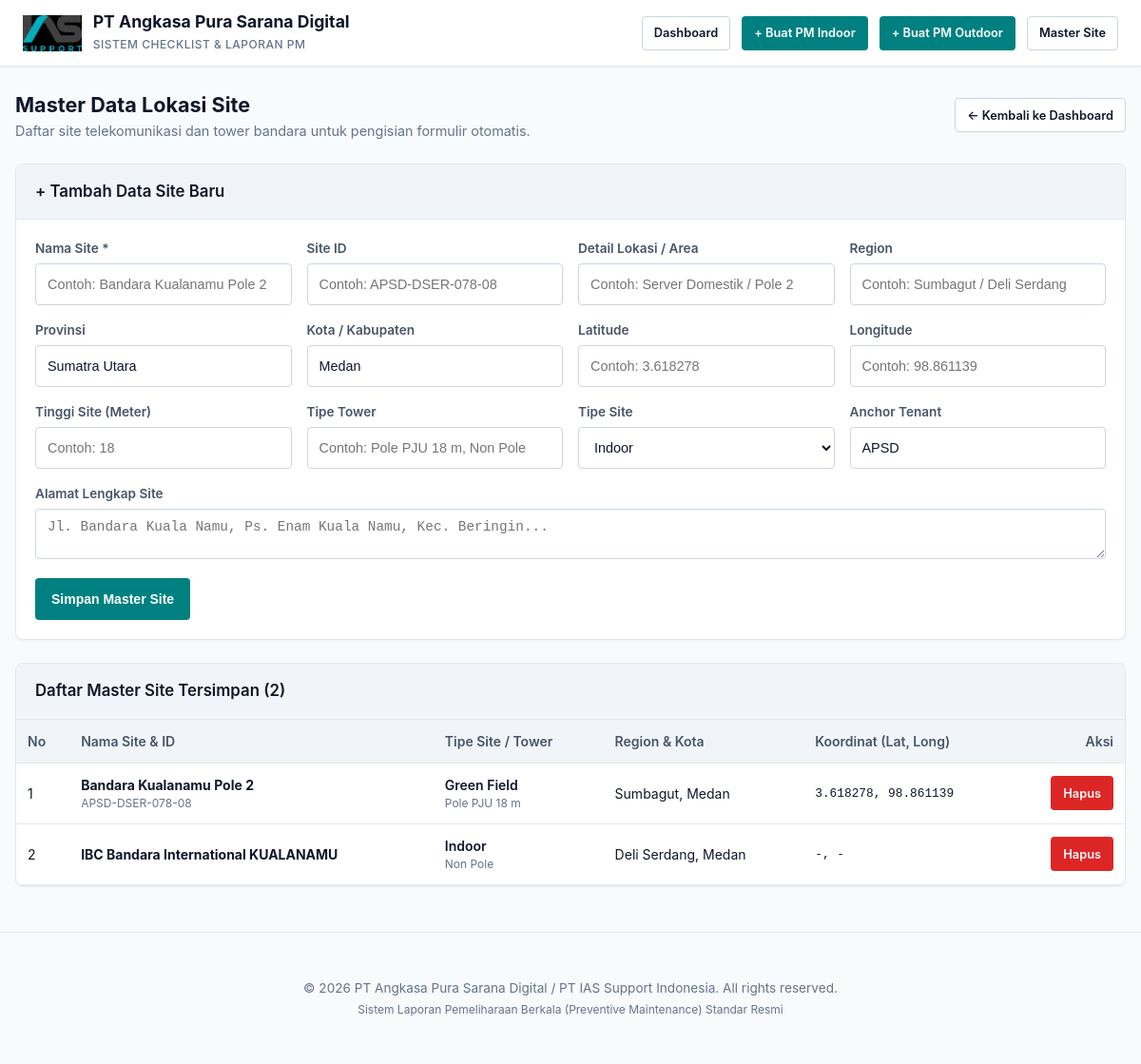
/sites.php, run on the app's committed database.
### tables this page shows
CREATE TABLE sites (
            id INTEGER PRIMARY KEY AUTOINCREMENT,
            site_id_str VARCHAR(100) NULL,
            site_name VARCHAR(255) NOT NULL,
            location_detail VARCHAR(255) NULL,
            region VARCHAR(100) NULL,
            province VARCHAR(100) NULL,
            city VARCHAR(100) NULL,
            address TEXT NULL,
            latitude VARCHAR(50) NULL,
            longitude VARCHAR(50) NULL,
            site_height VARCHAR(50) NULL,
            tower_type VARCHAR(100) NULL,
            site_type VARCHAR(100) NULL,
            anchor_tenant VARCHAR(100) DEFAULT 'APSD',
            total_tenant INTEGER DEFAULT 1,
            created_at DATETIME DEFAULT CURRENT_TIMESTAMP
        );

### sites.php (the view, shortened to what this page needs)
<?php
$pdo = get_db_connection();
$sites = $pdo->query("SELECT * FROM sites ORDER BY id DESC")->fetchAll();
include __DIR__ . '/includes/header.php';
?>
<main class="container">
  <div style="display: flex; justify-content: space-between; align-items: center; margin-bottom: 1.5rem; flex-wrap: wrap; gap: 1rem;">
    <div>
      <h2 style="font-size: 1.35rem; font-weight: 700;">Master Data Lokasi Site</h2>
      <p style="color: var(--text-subtle); font-size: 0.9rem;">Daftar site telekomunikasi dan tower bandara untuk pengisian formulir otomatis.</p>
    </div>
    <a href="index.php" class="btn btn-secondary btn-sm">&larr; Kembali ke Dashboard</a>
  </div>
  <div class="card">
    <div class="card-header">
      <h3 class="card-title">+ Tambah Data Site Baru</h3>
    </div>
    <div class="card-body">
      <form action="sites.php" method="POST">
        <div class="form-grid" style="margin-bottom: 1rem;">
          <div class="form-group">
            <label class="form-label">Nama Site *</label>
            <input type="text" name="site_name" class="form-control" placeholder="Contoh: Bandara Kualanamu Pole 2" required>
          </div>
          <div class="form-group">
            <label class="form-label">Site ID</label>
            <input type="text" name="site_id_str" class="form-control" placeholder="Contoh: APSD-DSER-078-08">
          </div>
          <div class="form-group">
            <label class="form-label">Detail Lokasi / Area</label>
            <input type="text" name="location_detail" class="form-control" placeholder="Contoh: Server Domestik / Pole 2">
          </div>
          <div class="form-group">
            <label class="form-label">Region</label>
            <input type="text" name="region" class="form-control" placeholder="Contoh: Sumbagut / Deli Serdang">
          </div>
          <div class="form-group">
            <label class="form-label">Provinsi</label>
            <input type="text" name="province" class="form-control" value="Sumatra Utara">
          </div>
          <div class="form-group">
            <label class="form-label">Kota / Kabupaten</label>
            <input type="text" name="city" class="form-control" value="Medan">
          </div>
          <div class="form-group">
            <label class="form-label">Latitude</label>
            <input type="text" name="latitude" class="form-control" placeholder="Contoh: 3.618278">
          </div>
          <div class="form-group">
            <label class="form-label">Longitude</label>
            <input type="text" name="longitude" class="form-control" placeholder="Contoh: 98.861139">
          </div>
          <div class="form-group">
            <label class="form-label">Tinggi Site (Meter)</label>
            <input type="text" name="site_height" class="form-control" placeholder="Contoh: 18">
          </div>
          <div class="form-group">
            <label class="form-label">Tipe Tower</label>
            <input type="text" name="tower_type" class="form-control" placeholder="Contoh: Pole PJU 18 m, Non Pole">
          </div>
          <div class="form-group">
            <label class="form-label">Tipe Site</label>
            <select name="site_type" class="form-control">
              <option value="Indoor">Indoor</option>
            </select>
          </div>
          <div class="form-group">
            <label class="form-label">Anchor Tenant</label>
            <input type="text" name="anchor_tenant" class="form-control" value="APSD">
          </div>
        </div>
        <div class="form-group" style="margin-bottom: 1.25rem;">
          <label class="form-label">Alamat Lengkap Site</label>
          <textarea name="address" class="form-control" rows="2" placeholder="Jl. Bandara Kuala Namu, Ps. Enam Kuala Namu, Kec. Beringin..."></textarea>
        </div>
        <button type="submit" class="btn btn-primary">Simpan Master Site</button>
      </form>
    </div>
  </div>
  <div class="card">
    <div class="card-header">
      <h3 class="card-title">Daftar Master Site Tersimpan (<?= count($sites) ?>)</h3>
    </div>
    <div class="card-body" style="padding: 0; overflow-x: auto;">
      <table class="checklist-table">
        <thead>
          <tr>
            <th>No</th>
            <th>Nama Site & ID</th>
            <th>Tipe Site / Tower</th>
            <th>Region & Kota</th>
            <th>Koordinat (Lat, Long)</th>
            <th style="text-align: right;">Aksi</th>
          </tr>
        </thead>
        <tbody>
          <?php foreach ($sites as $idx => $s): ?>
            <tr>
              <td><?= $idx + 1 ?></td>
              <td>
                <strong><?= htmlspecialchars($s['site_name']) ?></strong>
                <?php if (!empty($s['site_id_str'])): ?>
                  <span style="display: block; font-size: 0.75rem; color: var(--text-subtle);"><?= htmlspecialchars($s['site_id_str']) ?></span>
                <?php endif; ?>
              </td>
              <td>
                <span style="font-weight: 600;"><?= htmlspecialchars($s['site_type'] ?: '-') ?></span>
                <div style="font-size: 0.75rem; color: var(--text-subtle);"><?= htmlspecialchars($s['tower_type'] ?: '-') ?></div>
              </td>
              <td>
                <?= htmlspecialchars($s['region'] ?: '-') ?>, <?= htmlspecialchars($s['city'] ?: '-') ?>
              </td>
              <td style="font-size: 0.8rem; font-family: monospace;">
                <?= htmlspecialchars($s['latitude'] ?: '-') ?>, <?= htmlspecialchars($s['longitude'] ?: '-') ?>
              </td>
              <td style="text-align: right;">
                <a href="sites.php?delete=<?= $s['id'] ?>" onclick="return confirm('Hapus site ini?');" class="btn btn-danger btn-sm">
                  Hapus
                </a>
              </td>
            </tr>
          <?php endforeach; ?>
        </tbody>
      </table>
    </div>
  </div>
</main>
<?php include __DIR__ . '/includes/footer.php'; ?>

### assets/css/app.css (style rules this page uses)
:root { --primary: #008080; --primary-hover: #006666; --primary-subtle: #e6f3f3; --primary-border: #99cccc; --secondary: #0284c7; --secondary-hover: #0369a1; --telkomsel: #e11424; --telkomsel-subtle: #fee2e2; --bg-main: #f8fafc; --bg-card: #ffffff; --bg-alt: #f1f5f9; --border: #e2e8f0; --border-strong: #cbd5e1; --text-main: #0f172a; --text-muted: #475569; --text-subtle: #64748b; --status-ok: #059669; --status-ok-bg: #ecfdf5; --status-ok-border: #a7f3d0; --status-nok: #dc2626; --status-nok-bg: #fef2f2; --status-nok-border: #fecaca; --status-na: #64748b; --status-na-bg: #f1f5f9; --status-na-border: #cbd5e1; --radius-sm: 4px; --radius-md: 8px; --radius-lg: 12px; --shadow-sm: 0 1px 2px 0 rgba(0, 0, 0, 0.05); --shadow-md: 0 4px 6px -1px rgba(0, 0, 0, 0.08), 0 2px 4px -1px rgba(0, 0, 0, 0.04); }
* { box-sizing: border-box; margin: 0; padding: 0; }
body { font-family: -apple-system, BlinkMacSystemFont, "Segoe UI", Roboto, "Helvetica Neue", Arial, sans-serif; background-color: var(--bg-main); color: var(--text-main); line-height: 1.5; -webkit-font-smoothing: antialiased; }
.container { max-width: 1200px; margin: 1.5rem auto; padding: 0 1rem; }
.card { background: var(--bg-card); border: 1px solid var(--border); border-radius: var(--radius-md); box-shadow: var(--shadow-sm); margin-bottom: 1.5rem; overflow: hidden; }
.card-header { padding: 1rem 1.25rem; border-bottom: 1px solid var(--border); background: var(--bg-alt); display: flex; align-items: center; justify-content: space-between; gap: 1rem; }
.card-title { font-size: 1.05rem; font-weight: 600; color: var(--text-main); }
.card-body { padding: 1.25rem; }
.btn { display: inline-flex; align-items: center; justify-content: center; gap: 0.5rem; font-size: 0.875rem; font-weight: 600; padding: 0.55rem 1rem; border-radius: var(--radius-sm); border: 1px solid transparent; cursor: pointer; text-decoration: none; min-height: 44px; transition: background-color 0.15s ease, border-color 0.15s ease, box-shadow 0.15s ease; }
.btn-primary { background-color: var(--primary); color: #ffffff; }
.btn-secondary { background-color: var(--bg-card); border-color: var(--border-strong); color: var(--text-main); }
.btn-sm { min-height: 36px; padding: 0.35rem 0.75rem; font-size: 0.8rem; }
.btn-danger { background-color: var(--status-nok); color: #ffffff; }
.form-grid { display: grid; grid-template-columns: repeat(auto-fit, minmax(260px, 1fr)); gap: 1rem; }
.form-group { display: flex; flex-direction: column; gap: 0.35rem; }
.form-label { font-size: 0.85rem; font-weight: 600; color: var(--text-muted); }
.form-control { font-size: 0.9rem; padding: 0.6rem 0.75rem; border: 1px solid var(--border-strong); border-radius: var(--radius-sm); background-color: #ffffff; color: var(--text-main); min-height: 44px; width: 100%; }
.checklist-table { width: 100%; border-collapse: collapse; font-size: 0.875rem; }
.checklist-table th, .checklist-table td { padding: 0.75rem; border-bottom: 1px solid var(--border); text-align: left; vertical-align: middle; }
.checklist-table th { background-color: var(--bg-alt); font-weight: 600; color: var(--text-muted); }

### data on the page
sites: site_name "Bandara Kualanamu Pole 2", site_id_str "APSD-DSER-078-08", site_type "Green Field", tower_type "Pole PJU 18 m", region "Sumbagut", city "Medan", latitude "3.618278", longitude "98.861139"
sites: site_name "IBC Bandara International KUALANAMU", site_type "Indoor", tower_type "Non Pole", region "Deli Serdang", city "Medan", latitude "-", longitude "-"

### other printed values
count($sites) "2"
